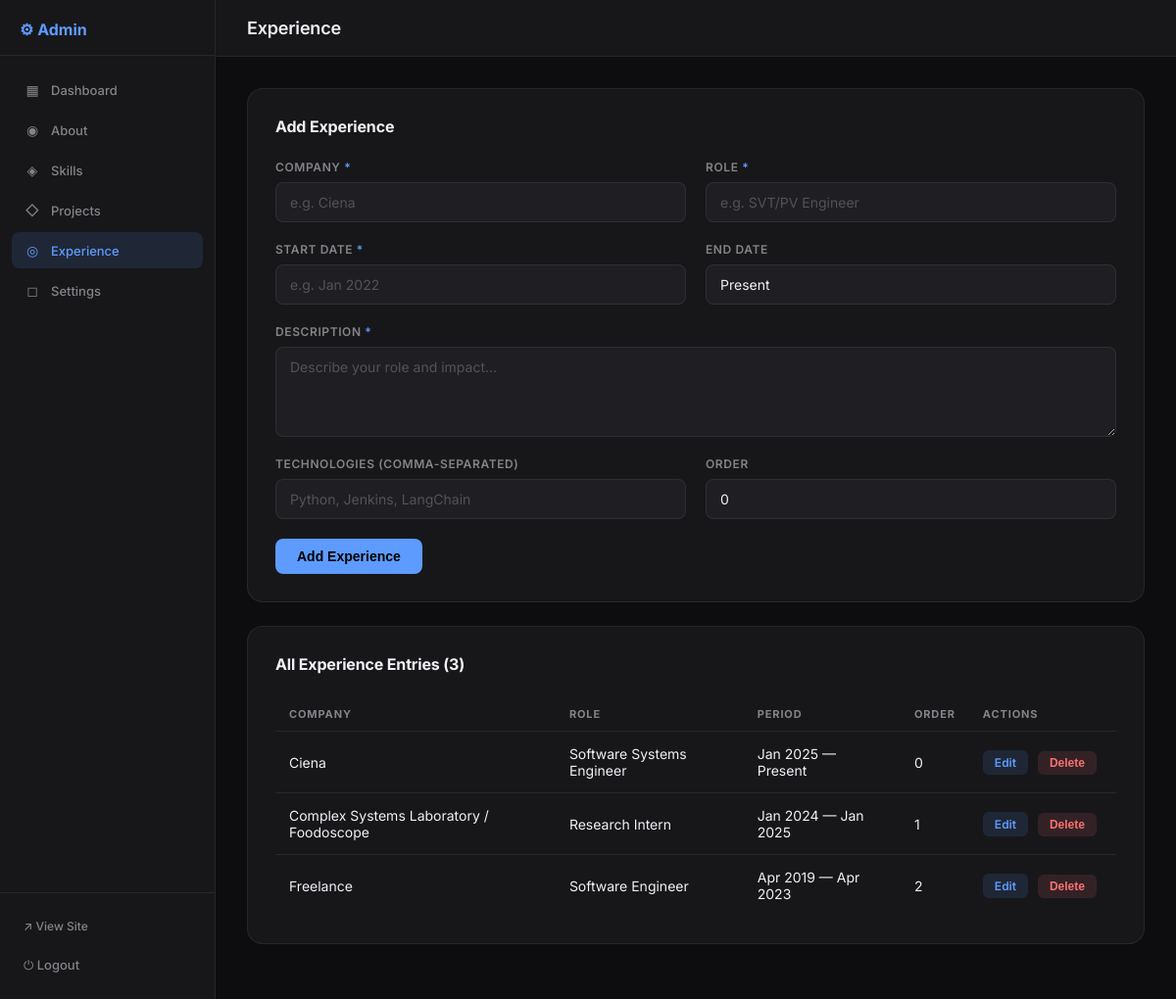
Screenshot of /admin/experience (signed in) with the database file from the repository.
### app/models/content.py (models this page shows, shortened)
class Experience(db.Model):
    __tablename__ = "experience"
    id = db.Column(db.Integer, primary_key=True)
    company = db.Column(db.String(150), nullable=False)
    role = db.Column(db.String(150), nullable=False)
    start_date = db.Column(db.String(20), nullable=False)
    end_date = db.Column(db.String(20), default="Present")
    description = db.Column(db.Text, nullable=False)
    technologies = db.Column(db.String(300), default="")
    order = db.Column(db.Integer, default=0)

### app/views/admin.py (the view)
@admin_bp.route("/experience")
@login_required
def experience():
    all_exp = content_ctrl.get_all_experience()
    return render_template("admin/experience.html", experience=all_exp)

### app/controllers/content.py (called while the page is built)
def get_all_experience():
    return Experience.query.order_by(Experience.order).all()

### app/models/admin.py (called while the page is built)
@login_manager.user_loader
def load_user(user_id):
    return AdminUser.query.get(int(user_id))

### app/templates/admin/experience.html (shortened to what this page needs)
{% extends "admin/base.html" %}
{% block page_title %}Experience{% endblock %}
{% block content %}
<div class="admin-section">
  <div class="admin-section__header">
    <h2>Add Experience</h2>
  </div>
  <form method="POST" action="{{ url_for('admin.experience_add') }}" class="admin-form">
    <div class="form-row">
      <div class="form-group">
        <label>Company <span class="req">*</span></label>
        <input type="text" name="company" required placeholder="e.g. Ciena" />
      </div>
      <div class="form-group">
        <label>Role <span class="req">*</span></label>
        <input type="text" name="role" required placeholder="e.g. SVT/PV Engineer" />
      </div>
    </div>
    <div class="form-row">
      <div class="form-group">
        <label>Start Date <span class="req">*</span></label>
        <input type="text" name="start_date" required placeholder="e.g. Jan 2022" />
      </div>
      <div class="form-group">
        <label>End Date</label>
        <input type="text" name="end_date" placeholder="e.g. Dec 2023 or Present" value="Present" />
      </div>
    </div>
    <div class="form-group">
      <label>Description <span class="req">*</span></label>
      <textarea name="description" required rows="4" placeholder="Describe your role and impact..."></textarea>
    </div>
    <div class="form-row">
      <div class="form-group">
        <label>Technologies (comma-separated)</label>
        <input type="text" name="technologies" placeholder="Python, Jenkins, LangChain" />
      </div>
      <div class="form-group">
        <label>Order</label>
        <input type="number" name="order" value="0" />
      </div>
    </div>
    <div class="form-actions">
      <button type="submit" class="btn btn--primary">Add Experience</button>
    </div>
  </form>
</div>
<div class="admin-section">
  <div class="admin-section__header">
    <h2>All Experience Entries ({{ experience | length }})</h2>
  </div>
  {% if experience %}
  <div class="table-wrap">
    <table class="admin-table">
      <thead>
        <tr><th>Company</th><th>Role</th><th>Period</th><th>Order</th><th>Actions</th></tr>
      </thead>
      <tbody>
        {% for exp in experience %}
        <tr>
          <td>{{ exp.company }}</td>
          <td>{{ exp.role }}</td>
          <td>{{ exp.start_date }} — {{ exp.end_date }}</td>
          <td>{{ exp.order }}</td>
          <td class="actions-cell">
            <a href="{{ url_for('admin.experience_edit', exp_id=exp.id) }}" class="btn-action btn-action--edit">Edit</a>
            <form method="POST" action="{{ url_for('admin.experience_delete', exp_id=exp.id) }}" style="display:inline"
                  onsubmit="return confirm('Delete this entry?')">
              <button type="submit" class="btn-action btn-action--delete">Delete</button>
            </form>
          </td>
        </tr>
        {% endfor %}
      </tbody>
    </table>
  </div>
  {% else %}
    <p class="empty-state">No experience entries yet. Add one above.</p>
  {% endif %}
</div>
{% endblock %}

### app/static/css/admin.css (style rules this page uses)
*, *::before, *::after { box-sizing: border-box; margin: 0; padding: 0; }
:root { --bg: #0d0d0f; --surface: #17171a; --surface-2:#1f1f23; --border: rgba(255,255,255,0.07); --white: #f0f0f5; --muted: rgba(240,240,245,0.5); --accent: #5e9bff; --danger: #f87171; --success: #34d399; --warn: #fbbf24; --font: 'Inter', -apple-system, BlinkMacSystemFont, sans-serif; --sidebar-w: 220px; --radius: 12px; }
body { font-family: var(--font); background: var(--bg); color: var(--white); -webkit-font-smoothing: antialiased; }
.admin-body { display: flex; min-height: 100vh; }
.admin-section { background: var(--surface); border: 1px solid var(--border); border-radius: 16px; padding: 28px; margin-bottom: 24px; }
.admin-section__header { display: flex; justify-content: space-between; align-items: center; margin-bottom: 24px; flex-wrap: wrap; gap: 12px; }
.admin-section__header h2 { font-size: 16px; font-weight: 700; letter-spacing: -0.01em; }
.table-wrap { overflow-x: auto; }
.admin-table { width: 100%; border-collapse: collapse; font-size: 14px; }
.admin-table th { text-align: left; padding: 10px 14px; font-size: 11px; font-weight: 700; text-transform: uppercase; letter-spacing: 0.08em; color: var(--muted); border-bottom: 1px solid var(--border); white-space: nowrap; }
.admin-table td { padding: 14px; border-bottom: 1px solid var(--border); vertical-align: middle; }
.admin-table tr:last-child td { border-bottom: none; }
.actions-cell { white-space: nowrap; }
.btn-action { padding: 5px 12px; border-radius: 6px; font-size: 12px; font-weight: 600; cursor: pointer; border: none; margin-right: 6px; text-decoration: none; display: inline-block; transition: opacity 0.15s; }
.btn-action--edit { background: rgba(94,155,255,0.12); color: var(--accent); }
.btn-action--delete { background: rgba(248,113,113,0.12); color: var(--danger); }
.admin-form { display: flex; flex-direction: column; gap: 20px; }
.form-row { display: grid; grid-template-columns: 1fr 1fr; gap: 20px; }
.form-group { display: flex; flex-direction: column; gap: 8px; }
.form-group label { font-size: 12px; font-weight: 600; letter-spacing: 0.05em; text-transform: uppercase; color: var(--muted); }
.req { color: var(--accent); }
.form-group input, .form-group textarea, .form-group select { background: var(--surface-2); border: 1px solid var(--border); border-radius: 8px; padding: 11px 14px; font-family: var(--font); font-size: 14px; color: var(--white); outline: none; transition: border-color 0.2s, box-shadow 0.2s; resize: vertical; }
.form-group input::placeholder, .form-group textarea::placeholder { color: rgba(240,240,245,0.25); }
.form-actions { display: flex; gap: 12px; flex-wrap: wrap; }
.btn { display: inline-flex; align-items: center; justify-content: center; padding: 10px 22px; border-radius: 8px; font-size: 14px; font-weight: 600; cursor: pointer; border: none; text-decoration: none; transition: all 0.2s; }
.btn--primary { background: var(--accent); color: #000; }

### rows the page displays
Experience: company "Ciena", role "Software Systems Engineer", start_date "Jan 2025", end_date "Present", order "0"
Experience: company "Complex Systems Laboratory / Foodoscope", role "Research Intern", start_date "Jan 2024", end_date "Jan 2025", order "1"
Experience: company "Freelance", role "Software Engineer", start_date "Apr 2019", end_date "Apr 2023", order "2"

### other values shown
{{ experience | length }} "3"
